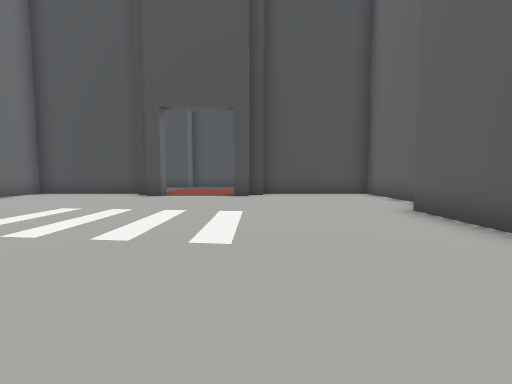
View 1 (above)

13 first-person views from a walk through a 3-D level made in the Unity game engine. The camera is 1.5 m above the floor, tilts 4° down and sees 90° across. The floor is counted in squares, 2 m on a side. Each view is taken from the middle of a square. On the plan, view 1 faces up. The plan holds only what a view shows up to about 9 squares ahead; the rest is blank. The place goes on beyond the plan. The player character is not drawn. Some animated figures are not drawn.

View 2
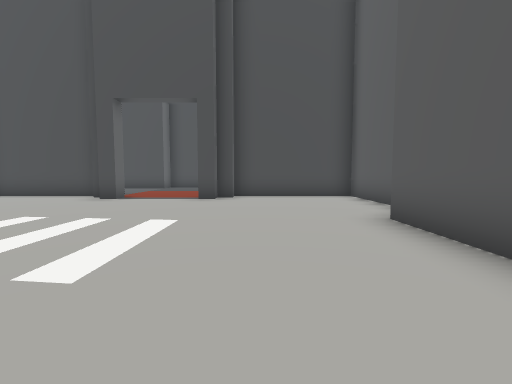

View 3
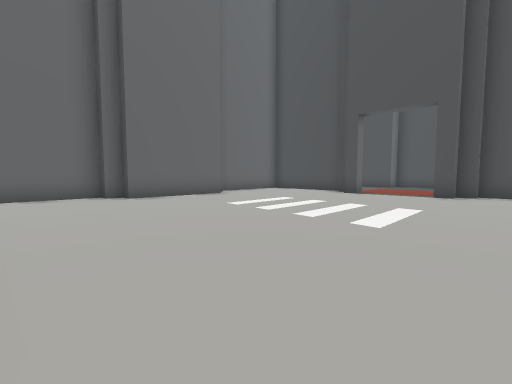

View 4
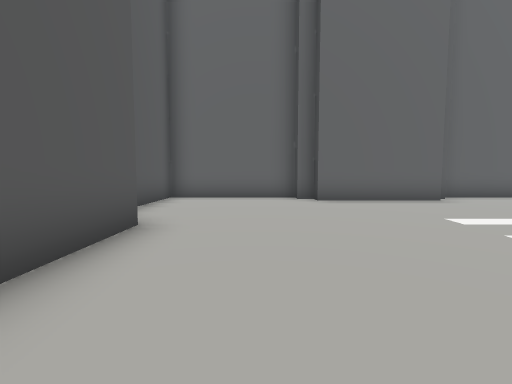

View 5
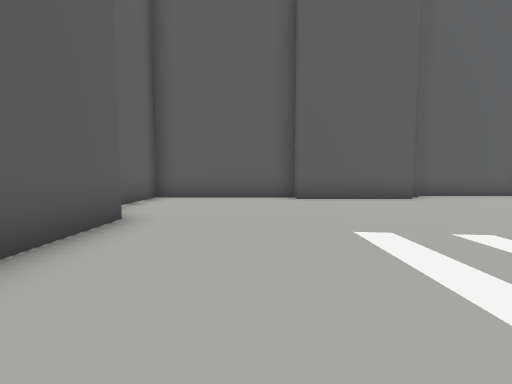

View 6
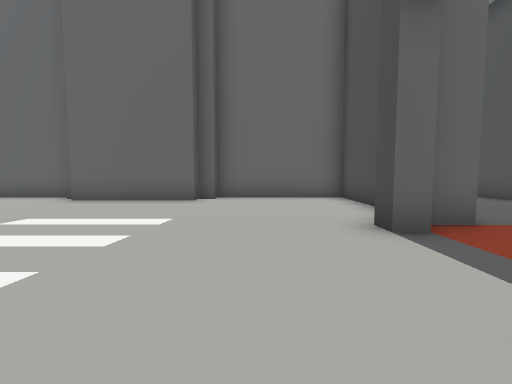

View 7
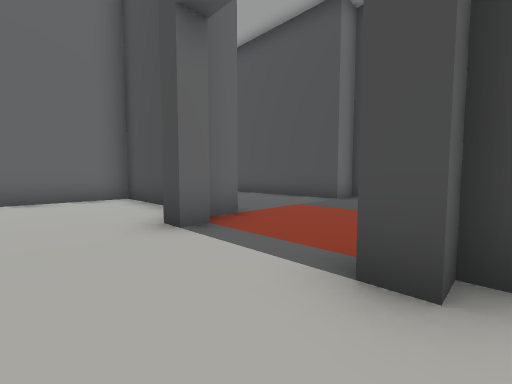

View 8
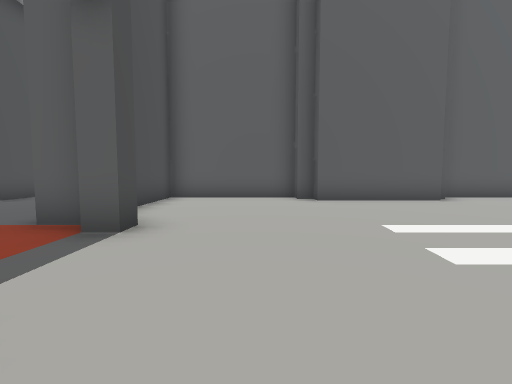

View 9
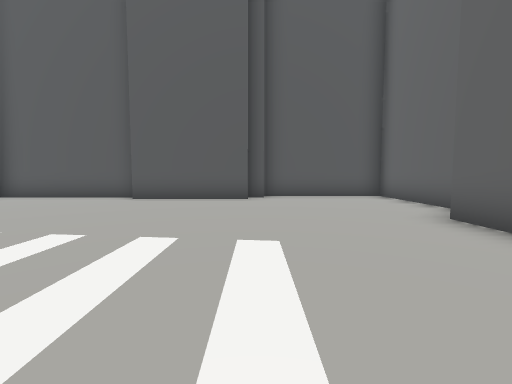

View 10
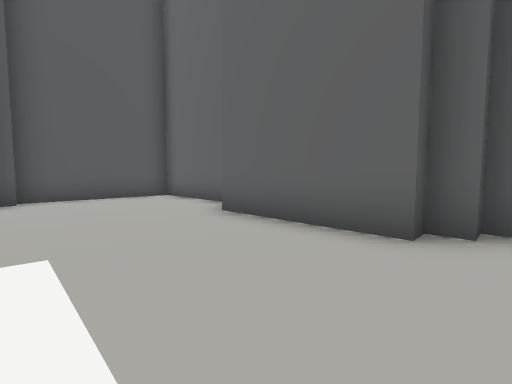

View 11
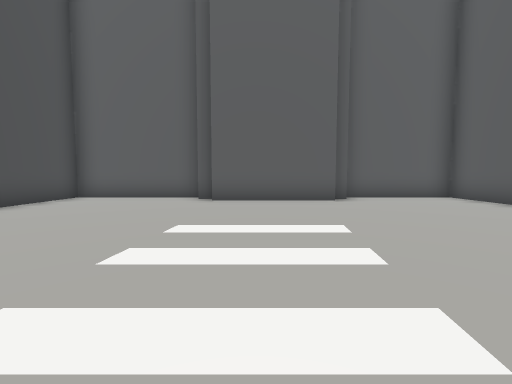

View 12
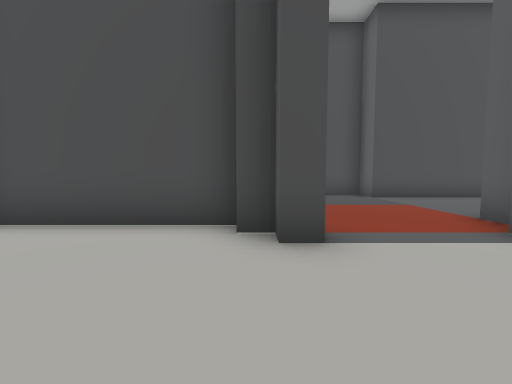

View 13
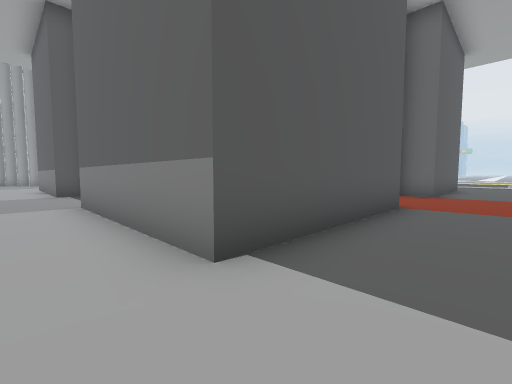

### Floor plan
Points are (right, up) in squares from view 1. A wall is a line through its corners. A room is listed if a view was taken in it or the views show most of it. See-through windows are left out.
Room 1 (views 1, 2, 3, 4, 5, 6, 7, 8, 9, 10, 11, 12)
walls: (-3.2, 9.4) (-3.2, 8.8) (-3.7, 8.8) (-3.7, 9.3) (-4.2, 9.3); (-0.2, 9.3) (-0.2, 10.3); (3.3, 1.6) (3.3, 5.3) (3.7, 5.3) (3.7, 5.8) (4.2, 5.8) (4.2, 9.7) (0.3, 9.7) (0.3, 9.3) (-0.2, 9.3) (-0.2, 8.8) (-0.8, 8.8) (-0.8, 9.2); (-3.9, -1.7) (-0.2, -1.7) (-0.2, -2.3) (4.2, -2.3) (4.2, 1.1); (-7.8, 5.8) (-7.8, 5.3) (-7.3, 5.3) (-7.3, 1.8) (-7.8, 1.8) (-7.8, 1.3); (-4.2, 9.7) (-8.2, 9.7) (-8.2, 5.8); (3.7, 1.1) (3.7, 1.6); (-3.7, 10.3) (-3.7, 9.3); (-4.4, -2.3) (-3.8, -2.3); (-8.2, 1.3) (-8.2, -2.7) (-4.2, -2.7)
ways out: opening at (-2, 11) to room 2
Room 2 (view 13)
walls: (-7.1, 14.3) (-8.4, 14.3); (-5, 10.3) (-3.7, 10.3); (-3.7, 15.4) (-3.7, 14.3) (-5.5, 14.3); (-0.2, 10.3) (4.7, 10.3); (4.4, 14.3) (-0.2, 14.3) (-0.2, 15)
ways out: opening at (-2, 11) to room 1; opening at (6, 11)

Positions as (right, up) in squares from view 1, and headings:
1: (0, 0), facing up
2: (1, 1), facing up
3: (1, -1), facing up-left
4: (0, 0), facing left
5: (1, 6), facing down
6: (0, 7), facing left
7: (0, 7), facing up-left
8: (-4, 7), facing right
9: (-4, 6), facing down
10: (-4, 6), facing down-left
11: (-4, 4), facing right
12: (-4, 6), facing up
13: (6, 12), facing down-left
